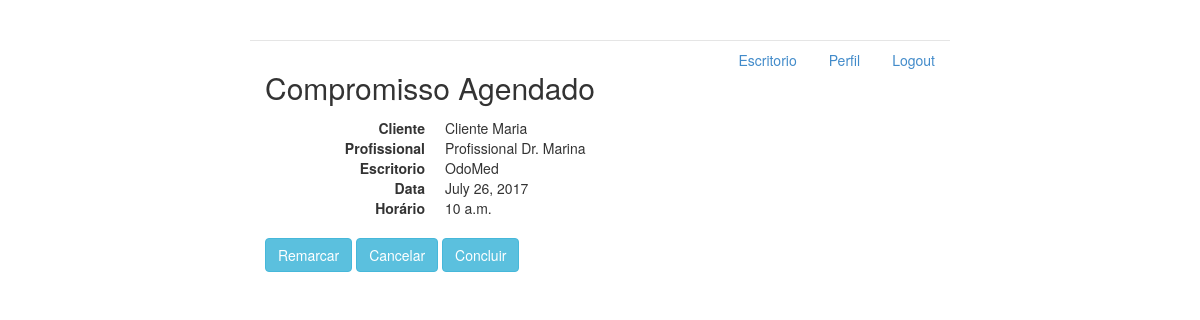
Screenshot of /compromisso/6 with the database file from the repository.
### agenda/models.py (models this page shows, shortened)
class ItemAgenda(models.Model):
    profissional = models.ForeignKey(Profissional, on_delete=models.CASCADE, related_name='agenda_profissional')
    horario = models.TimeField()
    data = models.DateField()
    cliente = models.ForeignKey(Cliente, on_delete=models.CASCADE, related_name='agenda_cliente')
    escritorio = models.ForeignKey(Escritorio, on_delete=models.CASCADE, related_name='agenda_escritorio')
    SITUACAO = (
        ('A','Agendado'),
        ('R','Realizado'),
        ('C','Cancelado'),
    )
    situacao = models.CharField(max_length=1, choices=SITUACAO, default='A')
    def __init__(self, *args, **kwargs):
        super().__init__(*args, **kwargs)

class Cliente(models.Model):
    nome = models.CharField(max_length=120)
    telefone = models.CharField(max_length=10)
    cpf = models.IntegerField(11)
    def __init__(self, *args, **kwargs):
        super().__init__(*args, **kwargs)
    def __str__(self):
        return 'Cliente %s' % (self.nome)

class Profissional(models.Model):
    nome = models.CharField(max_length=120)
    telefone = models.CharField(max_length=10)
    profissao = models.CharField(max_length=120)
    disponivel = models.BooleanField()
    escritorio = models.ForeignKey(Escritorio, on_delete=models.CASCADE, related_name="profissionais")
    def __init__(self, *args, **kwargs):
        super().__init__(*args, **kwargs)
        self.disponivel = False
    def __str__(self):
        return 'Profissional %s' % (self.nome)

class Escritorio(models.Model):
    nome_escritorio = models.CharField(max_length=120)
    servico = models.CharField(max_length=120)
    def __init__(self, *args, **kwargs):
        super().__init__(*args, **kwargs)
    def __str__(self):
        return self.nome_escritorio

### agenda/views.py (the view)
# urls.py: url(r'^compromisso/(?P<compromisso_id>\d+)$', views.detalhesDoCompromisso, name='compromisso'),
def detalhesDoCompromisso(request, compromisso_id):
    compromisso = ItemAgenda.objects.get(id=compromisso_id)
    return render(request, 'compromisso.html', {'compromisso':compromisso, 'perfilLogado':perfilLogado()})

### agenda/views.py (called while the page is built)
def perfilLogado():
    return Profissional.objects.get(id=1)

### agenda/templates/compromisso.html (shortened to what this page needs)
{% extends 'base.html' %}
{% block body %}
<div class="row">
    <div class="col-lg-12">
        <h2 style='margin-top:0'>Compromisso {{ compromisso.get_situacao_display }}</h2>
        <dl class="dl-horizontal">
            <dt>Cliente</dt>
            <dd>{{ compromisso.cliente }}</dd>
            <dt>Profissional</dt>
            <dd>{{ compromisso.profissional }}</dd>
            <dt>Escritorio</dt>
            <dd>{{ compromisso.escritorio }}</dd>
            <dt>Data</dt>
            <dd>{{ compromisso.data }}</dd>
            <dt>Horário</dt>
            <dd>{{ compromisso.horario }}</dd>
        </dl>
        {% if compromisso.situacao != 'R' %}
            <a data-toggle="modal" data-target="#remarcar" class="btn btn-info" role="button">Remarcar</a>
        {% endif %}
        {% if compromisso.situacao == 'A' %}
            <a href="{% url 'cancelarCompromisso' compromisso.id %}" class="btn btn-info" role="button">Cancelar</a>
            <a href="{% url 'concluirCompromisso' compromisso.id %}" class="btn btn-info" role="button">Concluir</a>
        {% endif %}
    </div>
</div>
{% endblock %}

### agenda/static/styles/main.css (style rules this page uses)
body { padding-top: 20px; padding-bottom: 20px; }

### rows the page displays
ItemAgenda: situacao "Agendado", cliente "Cliente Maria", profissional "Profissional Dr. Marina", escritorio "OdoMed", data "July 26, 2017", horario "10 a.m."
